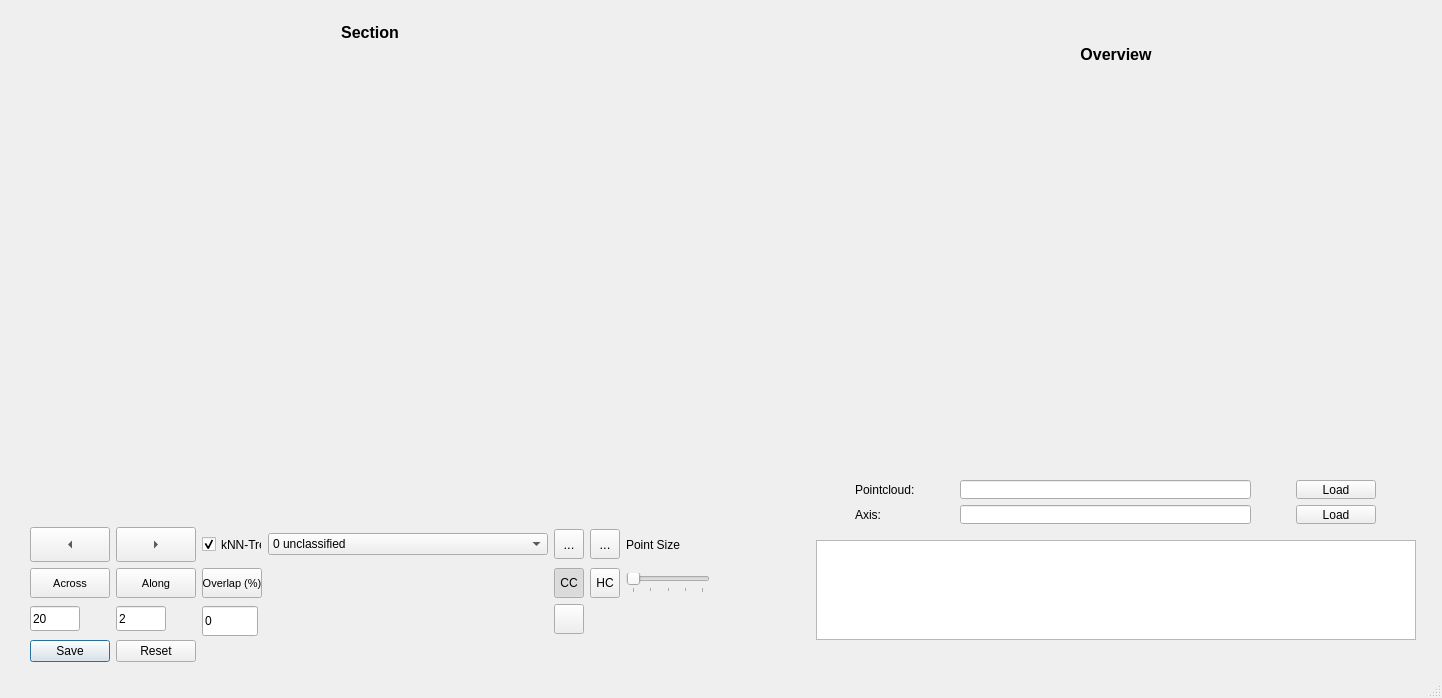
<?xml version="1.0" encoding="UTF-8"?>
<ui version="4.0">
 <class>ClassificationTool</class>
 <widget class="QMainWindow" name="ClassificationTool">
  <property name="geometry">
   <rect>
    <x>0</x>
    <y>0</y>
    <width>1377</width>
    <height>698</height>
   </rect>
  </property>
  <property name="font">
   <font>
    <pointsize>10</pointsize>
   </font>
  </property>
  <property name="windowTitle">
   <string>MainWindow</string>
  </property>
  <widget class="QWidget" name="centralwidget">
   <layout class="QHBoxLayout" name="horizontalLayout_3">
    <item>
     <layout class="QHBoxLayout" name="horizontalLayout_2">
      <property name="sizeConstraint">
       <enum>QLayout::SetDefaultConstraint</enum>
      </property>
      <property name="leftMargin">
       <number>4</number>
      </property>
      <property name="topMargin">
       <number>4</number>
      </property>
      <property name="rightMargin">
       <number>4</number>
      </property>
      <item>
       <spacer name="horizontalSpacer_2">
        <property name="orientation">
         <enum>Qt::Horizontal</enum>
        </property>
        <property name="sizeType">
         <enum>QSizePolicy::Fixed</enum>
        </property>
        <property name="sizeHint" stdset="0">
         <size>
          <width>13</width>
          <height>20</height>
         </size>
        </property>
       </spacer>
      </item>
      <item>
       <layout class="QVBoxLayout" name="verticalLayout_3">
        <property name="sizeConstraint">
         <enum>QLayout::SetFixedSize</enum>
        </property>
        <property name="leftMargin">
         <number>4</number>
        </property>
        <item>
         <spacer name="verticalSpacer_7">
          <property name="orientation">
           <enum>Qt::Vertical</enum>
          </property>
          <property name="sizeType">
           <enum>QSizePolicy::Fixed</enum>
          </property>
          <property name="sizeHint" stdset="0">
           <size>
            <width>20</width>
            <height>10</height>
           </size>
          </property>
         </spacer>
        </item>
        <item>
         <widget class="QLabel" name="label_3">
          <property name="sizePolicy">
           <sizepolicy hsizetype="Minimum" vsizetype="Fixed">
            <horstretch>0</horstretch>
            <verstretch>0</verstretch>
           </sizepolicy>
          </property>
          <property name="minimumSize">
           <size>
            <width>20</width>
            <height>0</height>
           </size>
          </property>
          <property name="font">
           <font>
            <pointsize>12</pointsize>
            <weight>75</weight>
            <bold>true</bold>
           </font>
          </property>
          <property name="text">
           <string>Section</string>
          </property>
          <property name="alignment">
           <set>Qt::AlignCenter</set>
          </property>
         </widget>
        </item>
        <item>
         <layout class="QVBoxLayout" name="verticalLayout_5"/>
        </item>
        <item>
         <widget class="DrawWidget" name="Section" native="true">
          <property name="enabled">
           <bool>true</bool>
          </property>
          <property name="sizePolicy">
           <sizepolicy hsizetype="Maximum" vsizetype="Maximum">
            <horstretch>0</horstretch>
            <verstretch>0</verstretch>
           </sizepolicy>
          </property>
          <property name="minimumSize">
           <size>
            <width>600</width>
            <height>300</height>
           </size>
          </property>
          <property name="maximumSize">
           <size>
            <width>1200</width>
            <height>600</height>
           </size>
          </property>
          <property name="sizeIncrement">
           <size>
            <width>600</width>
            <height>300</height>
           </size>
          </property>
          <property name="baseSize">
           <size>
            <width>600</width>
            <height>300</height>
           </size>
          </property>
          <property name="mouseTracking">
           <bool>false</bool>
          </property>
         </widget>
        </item>
        <item>
         <spacer name="verticalSpacer_4">
          <property name="orientation">
           <enum>Qt::Vertical</enum>
          </property>
          <property name="sizeType">
           <enum>QSizePolicy::Fixed</enum>
          </property>
          <property name="sizeHint" stdset="0">
           <size>
            <width>20</width>
            <height>10</height>
           </size>
          </property>
         </spacer>
        </item>
        <item>
         <layout class="QGridLayout" name="gridLayout_2">
          <item row="7" column="1">
           <widget class="QPushButton" name="Reset">
            <property name="font">
             <font>
              <pointsize>9</pointsize>
             </font>
            </property>
            <property name="text">
             <string>Reset</string>
            </property>
           </widget>
          </item>
          <item row="2" column="3">
           <widget class="QComboBox" name="ClassList">
            <property name="sizePolicy">
             <sizepolicy hsizetype="Fixed" vsizetype="Fixed">
              <horstretch>0</horstretch>
              <verstretch>0</verstretch>
             </sizepolicy>
            </property>
            <property name="font">
             <font>
              <pointsize>9</pointsize>
             </font>
            </property>
            <property name="currentText">
             <string>0 unclassified</string>
            </property>
            <property name="insertPolicy">
             <enum>QComboBox::InsertAtBottom</enum>
            </property>
            <item>
             <property name="text">
              <string>0 unclassified</string>
             </property>
            </item>
            <item>
             <property name="text">
              <string>1 undefined</string>
             </property>
            </item>
            <item>
             <property name="text">
              <string>2 ground</string>
             </property>
            </item>
            <item>
             <property name="text">
              <string>3 low vegetation</string>
             </property>
            </item>
            <item>
             <property name="text">
              <string>4 medium vegetation</string>
             </property>
            </item>
            <item>
             <property name="text">
              <string>5 high vegetation</string>
             </property>
            </item>
            <item>
             <property name="text">
              <string>6 building</string>
             </property>
            </item>
            <item>
             <property name="text">
              <string>7 noise</string>
             </property>
            </item>
            <item>
             <property name="text">
              <string>8 model key point</string>
             </property>
            </item>
            <item>
             <property name="text">
              <string>9 water</string>
             </property>
            </item>
            <item>
             <property name="text">
              <string>10 rail</string>
             </property>
            </item>
            <item>
             <property name="text">
              <string>11 road surface</string>
             </property>
            </item>
            <item>
             <property name="text">
              <string>12 bridge deck</string>
             </property>
            </item>
            <item>
             <property name="text">
              <string>13 wire guard</string>
             </property>
            </item>
            <item>
             <property name="text">
              <string>14 wire conductor</string>
             </property>
            </item>
            <item>
             <property name="text">
              <string>15 transmission tower</string>
             </property>
            </item>
            <item>
             <property name="text">
              <string>16 wire connector</string>
             </property>
            </item>
            <item>
             <property name="text">
              <string>40 bathymetric point (e.g. seafloor or riverbed)</string>
             </property>
            </item>
            <item>
             <property name="text">
              <string>41 water surface</string>
             </property>
            </item>
            <item>
             <property name="text">
              <string>42 derived water surface</string>
             </property>
            </item>
            <item>
             <property name="text">
              <string>43 underwater object</string>
             </property>
            </item>
            <item>
             <property name="text">
              <string>44 IHO S-57 object</string>
             </property>
            </item>
            <item>
             <property name="text">
              <string>45 volume backscatter</string>
             </property>
            </item>
           </widget>
          </item>
          <item row="2" column="1">
           <widget class="QToolButton" name="Next">
            <property name="sizePolicy">
             <sizepolicy hsizetype="Minimum" vsizetype="Minimum">
              <horstretch>0</horstretch>
              <verstretch>0</verstretch>
             </sizepolicy>
            </property>
            <property name="minimumSize">
             <size>
              <width>30</width>
              <height>30</height>
             </size>
            </property>
            <property name="text">
             <string>...</string>
            </property>
            <property name="arrowType">
             <enum>Qt::RightArrow</enum>
            </property>
           </widget>
          </item>
          <item row="2" column="6">
           <widget class="QToolButton" name="PointSelection">
            <property name="minimumSize">
             <size>
              <width>30</width>
              <height>30</height>
             </size>
            </property>
            <property name="text">
             <string>...</string>
            </property>
            <property name="icon">
             <iconset>
              <normaloff>Graphics/Zeiger.png</normaloff>Graphics/Zeiger.png</iconset>
            </property>
            <property name="iconSize">
             <size>
              <width>20</width>
              <height>20</height>
             </size>
            </property>
            <property name="checkable">
             <bool>true</bool>
            </property>
           </widget>
          </item>
          <item row="2" column="7">
           <widget class="QToolButton" name="RectangleSelection">
            <property name="minimumSize">
             <size>
              <width>30</width>
              <height>30</height>
             </size>
            </property>
            <property name="text">
             <string>...</string>
            </property>
            <property name="icon">
             <iconset>
              <normaloff>Graphics/Rechteck.jpg</normaloff>Graphics/Rechteck.jpg</iconset>
            </property>
            <property name="iconSize">
             <size>
              <width>20</width>
              <height>20</height>
             </size>
            </property>
            <property name="checkable">
             <bool>true</bool>
            </property>
            <property name="toolButtonStyle">
             <enum>Qt::ToolButtonIconOnly</enum>
            </property>
            <property name="arrowType">
             <enum>Qt::NoArrow</enum>
            </property>
           </widget>
          </item>
          <item row="2" column="8">
           <layout class="QHBoxLayout" name="horizontalLayout">
            <item>
             <widget class="QLabel" name="label_2">
              <property name="sizePolicy">
               <sizepolicy hsizetype="Minimum" vsizetype="Minimum">
                <horstretch>0</horstretch>
                <verstretch>0</verstretch>
               </sizepolicy>
              </property>
              <property name="minimumSize">
               <size>
                <width>0</width>
                <height>0</height>
               </size>
              </property>
              <property name="font">
               <font>
                <pointsize>9</pointsize>
               </font>
              </property>
              <property name="text">
               <string>Point Size</string>
              </property>
             </widget>
            </item>
           </layout>
          </item>
          <item row="2" column="2">
           <layout class="QVBoxLayout" name="verticalLayout_4">
            <item>
             <widget class="QCheckBox" name="knnTree">
              <property name="sizePolicy">
               <sizepolicy hsizetype="Maximum" vsizetype="Maximum">
                <horstretch>0</horstretch>
                <verstretch>0</verstretch>
               </sizepolicy>
              </property>
              <property name="minimumSize">
               <size>
                <width>60</width>
                <height>35</height>
               </size>
              </property>
              <property name="font">
               <font>
                <pointsize>9</pointsize>
               </font>
              </property>
              <property name="text">
               <string>kNN-Tree</string>
              </property>
              <property name="checked">
               <bool>true</bool>
              </property>
             </widget>
            </item>
           </layout>
          </item>
          <item row="7" column="0">
           <widget class="QPushButton" name="Save">
            <property name="font">
             <font>
              <pointsize>9</pointsize>
             </font>
            </property>
            <property name="text">
             <string>Save</string>
            </property>
            <property name="default">
             <bool>true</bool>
            </property>
           </widget>
          </item>
          <item row="2" column="0">
           <widget class="QToolButton" name="Previous">
            <property name="sizePolicy">
             <sizepolicy hsizetype="Minimum" vsizetype="Minimum">
              <horstretch>0</horstretch>
              <verstretch>0</verstretch>
             </sizepolicy>
            </property>
            <property name="minimumSize">
             <size>
              <width>30</width>
              <height>30</height>
             </size>
            </property>
            <property name="text">
             <string>...</string>
            </property>
            <property name="arrowType">
             <enum>Qt::LeftArrow</enum>
            </property>
           </widget>
          </item>
          <item row="4" column="1">
           <widget class="QLineEdit" name="along_section">
            <property name="sizePolicy">
             <sizepolicy hsizetype="Minimum" vsizetype="Minimum">
              <horstretch>0</horstretch>
              <verstretch>0</verstretch>
             </sizepolicy>
            </property>
            <property name="minimumSize">
             <size>
              <width>50</width>
              <height>25</height>
             </size>
            </property>
            <property name="maximumSize">
             <size>
              <width>50</width>
              <height>25</height>
             </size>
            </property>
            <property name="font">
             <font>
              <pointsize>9</pointsize>
             </font>
            </property>
            <property name="text">
             <string>2</string>
            </property>
           </widget>
          </item>
          <item row="3" column="2">
           <widget class="QPushButton" name="QPushButtonOverlap">
            <property name="sizePolicy">
             <sizepolicy hsizetype="Maximum" vsizetype="Preferred">
              <horstretch>0</horstretch>
              <verstretch>0</verstretch>
             </sizepolicy>
            </property>
            <property name="minimumSize">
             <size>
              <width>56</width>
              <height>30</height>
             </size>
            </property>
            <property name="font">
             <font>
              <pointsize>8</pointsize>
             </font>
            </property>
            <property name="text">
             <string>Overlap (%)</string>
            </property>
           </widget>
          </item>
          <item row="3" column="0">
           <widget class="QPushButton" name="QPushButtonAcross">
            <property name="sizePolicy">
             <sizepolicy hsizetype="Minimum" vsizetype="Minimum">
              <horstretch>0</horstretch>
              <verstretch>0</verstretch>
             </sizepolicy>
            </property>
            <property name="minimumSize">
             <size>
              <width>56</width>
              <height>30</height>
             </size>
            </property>
            <property name="maximumSize">
             <size>
              <width>16777215</width>
              <height>16777215</height>
             </size>
            </property>
            <property name="font">
             <font>
              <pointsize>8</pointsize>
             </font>
            </property>
            <property name="text">
             <string>Across</string>
            </property>
           </widget>
          </item>
          <item row="3" column="1">
           <widget class="QPushButton" name="QPushButtonAlong">
            <property name="sizePolicy">
             <sizepolicy hsizetype="Minimum" vsizetype="Minimum">
              <horstretch>0</horstretch>
              <verstretch>0</verstretch>
             </sizepolicy>
            </property>
            <property name="minimumSize">
             <size>
              <width>56</width>
              <height>30</height>
             </size>
            </property>
            <property name="maximumSize">
             <size>
              <width>16777215</width>
              <height>16777215</height>
             </size>
            </property>
            <property name="font">
             <font>
              <pointsize>8</pointsize>
             </font>
            </property>
            <property name="text">
             <string>Along</string>
            </property>
           </widget>
          </item>
          <item row="4" column="2">
           <widget class="QLineEdit" name="overlap_section">
            <property name="enabled">
             <bool>true</bool>
            </property>
            <property name="sizePolicy">
             <sizepolicy hsizetype="Fixed" vsizetype="Minimum">
              <horstretch>0</horstretch>
              <verstretch>0</verstretch>
             </sizepolicy>
            </property>
            <property name="minimumSize">
             <size>
              <width>56</width>
              <height>30</height>
             </size>
            </property>
            <property name="maximumSize">
             <size>
              <width>50</width>
              <height>25</height>
             </size>
            </property>
            <property name="font">
             <font>
              <pointsize>9</pointsize>
             </font>
            </property>
            <property name="text">
             <string>0</string>
            </property>
           </widget>
          </item>
          <item row="4" column="0">
           <widget class="QLineEdit" name="across_section">
            <property name="sizePolicy">
             <sizepolicy hsizetype="Minimum" vsizetype="Minimum">
              <horstretch>0</horstretch>
              <verstretch>0</verstretch>
             </sizepolicy>
            </property>
            <property name="minimumSize">
             <size>
              <width>50</width>
              <height>25</height>
             </size>
            </property>
            <property name="maximumSize">
             <size>
              <width>50</width>
              <height>25</height>
             </size>
            </property>
            <property name="font">
             <font>
              <pointsize>9</pointsize>
             </font>
            </property>
            <property name="text">
             <string>20</string>
            </property>
           </widget>
          </item>
          <item row="3" column="6">
           <widget class="QToolButton" name="ClassColor">
            <property name="sizePolicy">
             <sizepolicy hsizetype="Fixed" vsizetype="Fixed">
              <horstretch>0</horstretch>
              <verstretch>0</verstretch>
             </sizepolicy>
            </property>
            <property name="minimumSize">
             <size>
              <width>30</width>
              <height>30</height>
             </size>
            </property>
            <property name="font">
             <font>
              <pointsize>9</pointsize>
             </font>
            </property>
            <property name="text">
             <string>CC</string>
            </property>
            <property name="checkable">
             <bool>true</bool>
            </property>
            <property name="checked">
             <bool>true</bool>
            </property>
           </widget>
          </item>
          <item row="3" column="7">
           <widget class="QToolButton" name="HightColor">
            <property name="sizePolicy">
             <sizepolicy hsizetype="Fixed" vsizetype="Fixed">
              <horstretch>30</horstretch>
              <verstretch>30</verstretch>
             </sizepolicy>
            </property>
            <property name="minimumSize">
             <size>
              <width>30</width>
              <height>30</height>
             </size>
            </property>
            <property name="font">
             <font>
              <pointsize>9</pointsize>
             </font>
            </property>
            <property name="text">
             <string>HC</string>
            </property>
            <property name="checkable">
             <bool>true</bool>
            </property>
            <property name="checked">
             <bool>false</bool>
            </property>
            <property name="autoRepeat">
             <bool>false</bool>
            </property>
           </widget>
          </item>
          <item row="4" column="6">
           <widget class="QToolButton" name="OrthoView">
            <property name="sizePolicy">
             <sizepolicy hsizetype="Fixed" vsizetype="Fixed">
              <horstretch>0</horstretch>
              <verstretch>0</verstretch>
             </sizepolicy>
            </property>
            <property name="minimumSize">
             <size>
              <width>30</width>
              <height>30</height>
             </size>
            </property>
            <property name="text">
             <string/>
            </property>
            <property name="icon">
             <iconset>
              <normaloff>../../Grafiken/Orthogonal.png</normaloff>../../Grafiken/Orthogonal.png</iconset>
            </property>
            <property name="iconSize">
             <size>
              <width>20</width>
              <height>20</height>
             </size>
            </property>
            <property name="checkable">
             <bool>false</bool>
            </property>
            <property name="checked">
             <bool>false</bool>
            </property>
           </widget>
          </item>
          <item row="3" column="8">
           <widget class="QSlider" name="PointSize">
            <property name="sizePolicy">
             <sizepolicy hsizetype="Minimum" vsizetype="Fixed">
              <horstretch>0</horstretch>
              <verstretch>0</verstretch>
             </sizepolicy>
            </property>
            <property name="minimumSize">
             <size>
              <width>0</width>
              <height>0</height>
             </size>
            </property>
            <property name="maximumSize">
             <size>
              <width>16777215</width>
              <height>16777215</height>
             </size>
            </property>
            <property name="minimum">
             <number>1</number>
            </property>
            <property name="maximum">
             <number>5</number>
            </property>
            <property name="pageStep">
             <number>5</number>
            </property>
            <property name="value">
             <number>1</number>
            </property>
            <property name="sliderPosition">
             <number>1</number>
            </property>
            <property name="orientation">
             <enum>Qt::Horizontal</enum>
            </property>
            <property name="tickPosition">
             <enum>QSlider::TicksBelow</enum>
            </property>
            <property name="tickInterval">
             <number>1</number>
            </property>
           </widget>
          </item>
         </layout>
        </item>
        <item>
         <spacer name="verticalSpacer_6">
          <property name="orientation">
           <enum>Qt::Vertical</enum>
          </property>
          <property name="sizeType">
           <enum>QSizePolicy::Fixed</enum>
          </property>
          <property name="sizeHint" stdset="0">
           <size>
            <width>20</width>
            <height>5</height>
           </size>
          </property>
         </spacer>
        </item>
       </layout>
      </item>
      <item>
       <spacer name="horizontalSpacer">
        <property name="orientation">
         <enum>Qt::Horizontal</enum>
        </property>
        <property name="sizeType">
         <enum>QSizePolicy::Minimum</enum>
        </property>
        <property name="sizeHint" stdset="0">
         <size>
          <width>100</width>
          <height>20</height>
         </size>
        </property>
       </spacer>
      </item>
      <item>
       <layout class="QVBoxLayout" name="verticalLayout_2">
        <property name="sizeConstraint">
         <enum>QLayout::SetMinAndMaxSize</enum>
        </property>
        <item>
         <spacer name="verticalSpacer">
          <property name="orientation">
           <enum>Qt::Vertical</enum>
          </property>
          <property name="sizeType">
           <enum>QSizePolicy::Fixed</enum>
          </property>
          <property name="sizeHint" stdset="0">
           <size>
            <width>20</width>
            <height>10</height>
           </size>
          </property>
         </spacer>
        </item>
        <item>
         <widget class="QLabel" name="label_4">
          <property name="sizePolicy">
           <sizepolicy hsizetype="Minimum" vsizetype="Fixed">
            <horstretch>0</horstretch>
            <verstretch>0</verstretch>
           </sizepolicy>
          </property>
          <property name="font">
           <font>
            <family>MS Shell Dlg 2</family>
            <pointsize>12</pointsize>
            <weight>75</weight>
            <italic>false</italic>
            <bold>true</bold>
            <kerning>true</kerning>
           </font>
          </property>
          <property name="text">
           <string>Overview</string>
          </property>
          <property name="textFormat">
           <enum>Qt::AutoText</enum>
          </property>
          <property name="alignment">
           <set>Qt::AlignCenter</set>
          </property>
         </widget>
        </item>
        <item>
         <layout class="QVBoxLayout" name="verticalLayout_6"/>
        </item>
        <item>
         <widget class="OverviewWidget" name="Overview" native="true">
          <property name="sizePolicy">
           <sizepolicy hsizetype="Fixed" vsizetype="Fixed">
            <horstretch>0</horstretch>
            <verstretch>0</verstretch>
           </sizepolicy>
          </property>
          <property name="minimumSize">
           <size>
            <width>600</width>
            <height>300</height>
           </size>
          </property>
          <property name="maximumSize">
           <size>
            <width>600</width>
            <height>300</height>
           </size>
          </property>
         </widget>
        </item>
        <item>
         <layout class="QVBoxLayout" name="verticalLayout">
          <property name="sizeConstraint">
           <enum>QLayout::SetMinAndMaxSize</enum>
          </property>
          <item>
           <spacer name="verticalSpacer_2">
            <property name="orientation">
             <enum>Qt::Vertical</enum>
            </property>
            <property name="sizeType">
             <enum>QSizePolicy::Fixed</enum>
            </property>
            <property name="sizeHint" stdset="0">
             <size>
              <width>20</width>
              <height>60</height>
             </size>
            </property>
           </spacer>
          </item>
          <item>
           <layout class="QGridLayout" name="gridLayout_3">
            <item row="1" column="3">
             <widget class="QLineEdit" name="PathToAxisShp">
              <property name="sizePolicy">
               <sizepolicy hsizetype="Minimum" vsizetype="Minimum">
                <horstretch>0</horstretch>
                <verstretch>0</verstretch>
               </sizepolicy>
              </property>
              <property name="minimumSize">
               <size>
                <width>291</width>
                <height>19</height>
               </size>
              </property>
              <property name="baseSize">
               <size>
                <width>0</width>
                <height>0</height>
               </size>
              </property>
             </widget>
            </item>
            <item row="0" column="0">
             <layout class="QGridLayout" name="gridLayout">
              <item row="0" column="0">
               <widget class="QLabel" name="loadFile">
                <property name="sizePolicy">
                 <sizepolicy hsizetype="Fixed" vsizetype="Fixed">
                  <horstretch>0</horstretch>
                  <verstretch>0</verstretch>
                 </sizepolicy>
                </property>
                <property name="minimumSize">
                 <size>
                  <width>50</width>
                  <height>19</height>
                 </size>
                </property>
                <property name="font">
                 <font>
                  <pointsize>9</pointsize>
                 </font>
                </property>
                <property name="text">
                 <string>Pointcloud:</string>
                </property>
               </widget>
              </item>
             </layout>
            </item>
            <item row="0" column="3">
             <widget class="QLineEdit" name="PathToFile">
              <property name="sizePolicy">
               <sizepolicy hsizetype="Fixed" vsizetype="Fixed">
                <horstretch>0</horstretch>
                <verstretch>0</verstretch>
               </sizepolicy>
              </property>
              <property name="minimumSize">
               <size>
                <width>291</width>
                <height>19</height>
               </size>
              </property>
             </widget>
            </item>
            <item row="1" column="0">
             <widget class="QLabel" name="label">
              <property name="enabled">
               <bool>true</bool>
              </property>
              <property name="sizePolicy">
               <sizepolicy hsizetype="Fixed" vsizetype="Fixed">
                <horstretch>0</horstretch>
                <verstretch>0</verstretch>
               </sizepolicy>
              </property>
              <property name="minimumSize">
               <size>
                <width>50</width>
                <height>19</height>
               </size>
              </property>
              <property name="sizeIncrement">
               <size>
                <width>50</width>
                <height>19</height>
               </size>
              </property>
              <property name="baseSize">
               <size>
                <width>50</width>
                <height>19</height>
               </size>
              </property>
              <property name="font">
               <font>
                <pointsize>9</pointsize>
               </font>
              </property>
              <property name="text">
               <string>Axis:</string>
              </property>
              <property name="alignment">
               <set>Qt::AlignLeading|Qt::AlignLeft|Qt::AlignVCenter</set>
              </property>
             </widget>
            </item>
            <item row="1" column="4">
             <widget class="QPushButton" name="LoadAxis">
              <property name="sizePolicy">
               <sizepolicy hsizetype="Fixed" vsizetype="Fixed">
                <horstretch>0</horstretch>
                <verstretch>0</verstretch>
               </sizepolicy>
              </property>
              <property name="minimumSize">
               <size>
                <width>56</width>
                <height>19</height>
               </size>
              </property>
              <property name="font">
               <font>
                <pointsize>9</pointsize>
               </font>
              </property>
              <property name="text">
               <string>Load</string>
              </property>
             </widget>
            </item>
            <item row="0" column="4">
             <widget class="QPushButton" name="LoadButton">
              <property name="sizePolicy">
               <sizepolicy hsizetype="Fixed" vsizetype="Fixed">
                <horstretch>0</horstretch>
                <verstretch>0</verstretch>
               </sizepolicy>
              </property>
              <property name="minimumSize">
               <size>
                <width>56</width>
                <height>19</height>
               </size>
              </property>
              <property name="font">
               <font>
                <pointsize>9</pointsize>
               </font>
              </property>
              <property name="text">
               <string>Load</string>
              </property>
             </widget>
            </item>
           </layout>
          </item>
          <item>
           <spacer name="verticalSpacer_3">
            <property name="orientation">
             <enum>Qt::Vertical</enum>
            </property>
            <property name="sizeType">
             <enum>QSizePolicy::Fixed</enum>
            </property>
            <property name="sizeHint" stdset="0">
             <size>
              <width>20</width>
              <height>10</height>
             </size>
            </property>
           </spacer>
          </item>
          <item>
           <widget class="QListView" name="StatusMessages">
            <property name="enabled">
             <bool>true</bool>
            </property>
            <property name="sizePolicy">
             <sizepolicy hsizetype="Minimum" vsizetype="Minimum">
              <horstretch>0</horstretch>
              <verstretch>0</verstretch>
             </sizepolicy>
            </property>
            <property name="minimumSize">
             <size>
              <width>600</width>
              <height>100</height>
             </size>
            </property>
            <property name="maximumSize">
             <size>
              <width>600</width>
              <height>100</height>
             </size>
            </property>
            <property name="font">
             <font>
              <family>MS Shell Dlg 2</family>
             </font>
            </property>
            <property name="editTriggers">
             <set>QAbstractItemView::CurrentChanged|QAbstractItemView::EditKeyPressed</set>
            </property>
            <property name="showDropIndicator" stdset="0">
             <bool>false</bool>
            </property>
           </widget>
          </item>
          <item>
           <spacer name="verticalSpacer_5">
            <property name="orientation">
             <enum>Qt::Vertical</enum>
            </property>
            <property name="sizeType">
             <enum>QSizePolicy::Fixed</enum>
            </property>
            <property name="sizeHint" stdset="0">
             <size>
              <width>20</width>
              <height>5</height>
             </size>
            </property>
           </spacer>
          </item>
         </layout>
        </item>
       </layout>
      </item>
      <item>
       <spacer name="horizontalSpacer_3">
        <property name="orientation">
         <enum>Qt::Horizontal</enum>
        </property>
        <property name="sizeType">
         <enum>QSizePolicy::Fixed</enum>
        </property>
        <property name="sizeHint" stdset="0">
         <size>
          <width>13</width>
          <height>20</height>
         </size>
        </property>
       </spacer>
      </item>
     </layout>
    </item>
   </layout>
  </widget>
  <widget class="QMenuBar" name="menubar">
   <property name="geometry">
    <rect>
     <x>0</x>
     <y>0</y>
     <width>1377</width>
     <height>18</height>
    </rect>
   </property>
  </widget>
  <widget class="QStatusBar" name="statusbar"/>
 </widget>
 <customwidgets>
  <customwidget>
   <class>DrawWidget</class>
   <extends>QWidget</extends>
   <header>DrawWidget</header>
   <container>1</container>
  </customwidget>
  <customwidget>
   <class>OverviewWidget</class>
   <extends>QWidget</extends>
   <header>OverviewWidget</header>
   <container>1</container>
  </customwidget>
 </customwidgets>
 <resources/>
 <connections/>
</ui>
